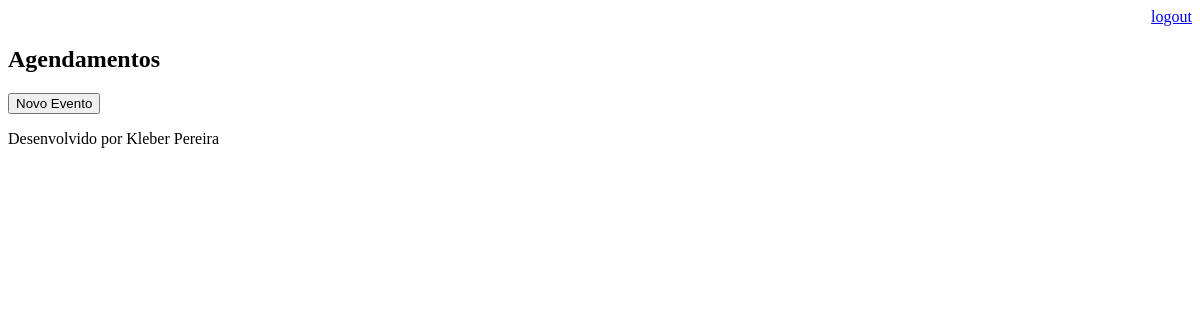
/agenda/ (signed in), run on an earlier commit of the app's database.
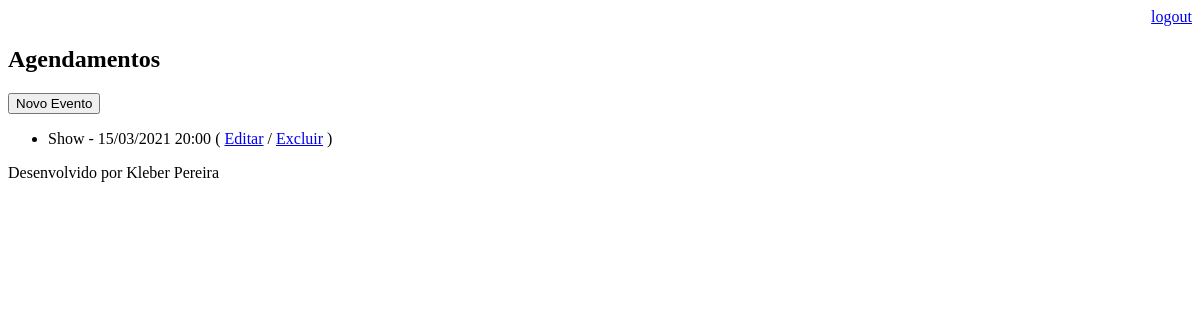
And on a later commit of the database.
### core/models.py (models this page shows, shortened)
class Evento(models.Model):
    titulo=models.CharField(max_length=100)
    descricao=models.TextField(blank=True, null=True)
    data_evento=models.DateTimeField()
    data_criacao=models.DateTimeField(auto_now=True)
    usuario=models.ForeignKey(User, on_delete=models.CASCADE)
    class Meta:
        db_table = 'evento'
    def get_data_evento(self):
        return self.data_evento.strftime('%d/%m/%Y %H:%M')
    def get_data_evento_atrasado(self):
        if self.data_evento < datetime.now():
            return True
        else:
            return False

### core/views.py (the view)
# urls.py: path('agenda/', views.lista_eventos),
@login_required(login_url='/login/')
def lista_eventos(request):
    usuario = request.user
    data_atual = datetime.now() - timedelta(hours=1)
    evento = Evento.objects.filter(usuario=usuario,
                                   data_evento__gt=data_atual)
    dados = {'eventos': evento}
    return render(request, 'agenda.html', dados)

### template/agenda.html (shortened to what this page needs)
{% extends "model-page.html" %}
{% block content %}
    <h2>Agendamentos</h2>
    <a href="evento/">
        <button type="button">Novo Evento</button>
    </a>
    <ul>
    {% for evento in eventos %}
        <li>
            <div style= >
                {{ evento.titulo }} - {{ evento.get_data_evento }}
                ( <a href="evento/?id={{ evento.id }}">Editar</a>
                / <a href="evento/delete/{{ evento.id }}/">Excluir</a> )
            </div>
        </li>
    {% endfor %}
    </ul>
{% endblock %}

What changed in the data, as far as the page shows it:
added Evento: titulo "Show", get_data_evento "15/03/2021 20:00"
